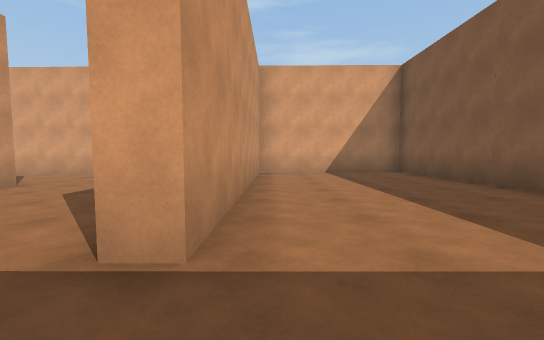
[1] (above)

16 first-person views from a walk through a Unity game level. The camera is 1.2 m above the floor, tilts 4° down and sees 90° across. The floor is counted in squares, 2 m on a side. Each view is taken from the middle of a square. On the plan, view 1 faces up. The plan holds only what a view shows up to about 9 squares ahead; the rest is blank. The place goes on beyond the plan. The player character is not drawn.

[2]
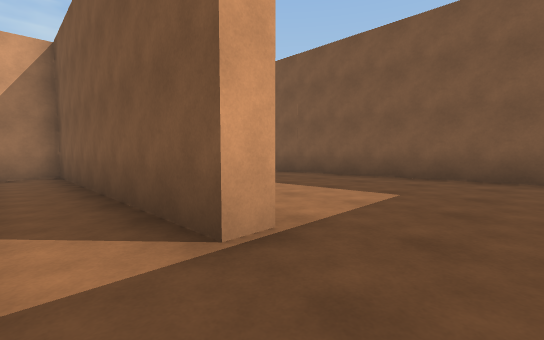

[3]
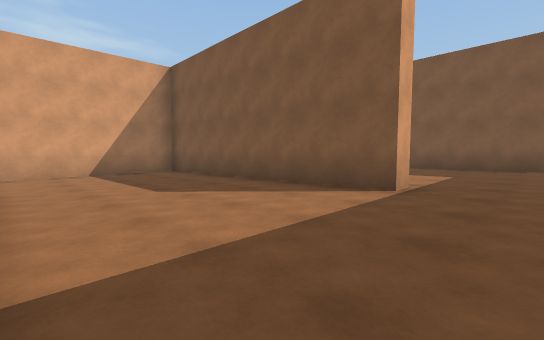

[4]
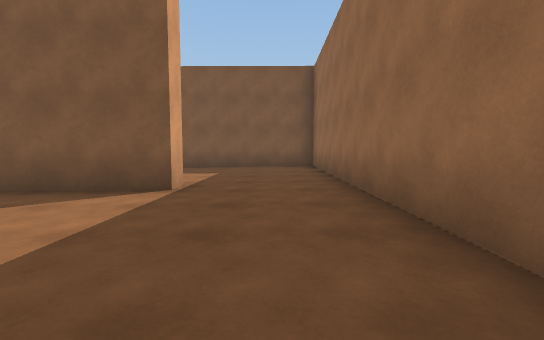

[5]
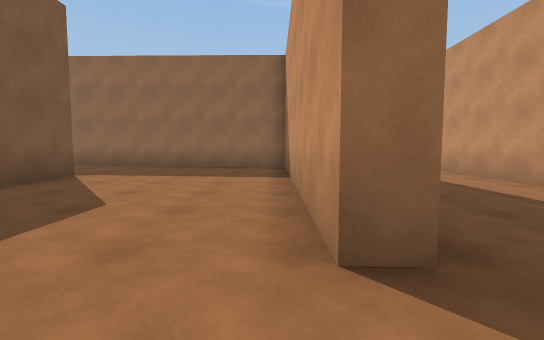

[6]
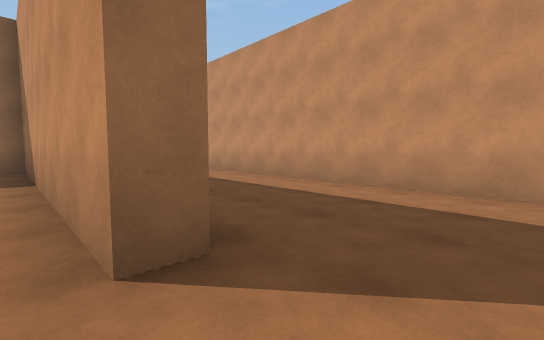

[7]
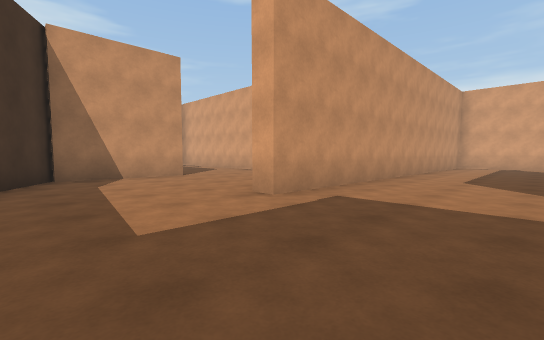

[8]
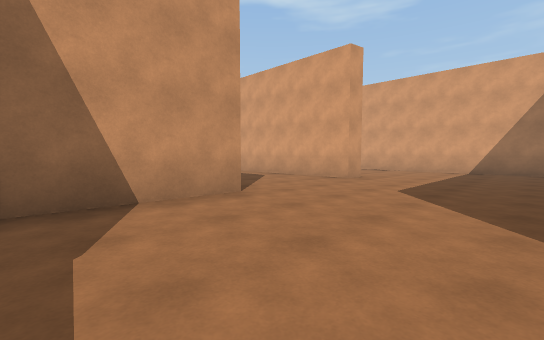

[9]
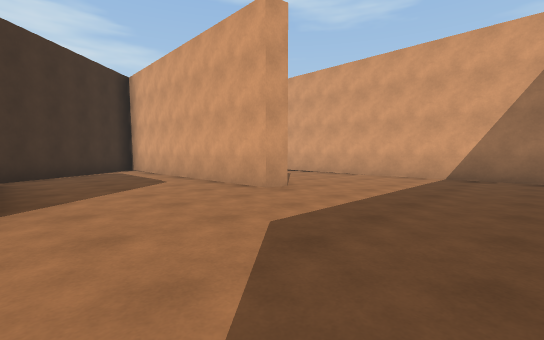

[10]
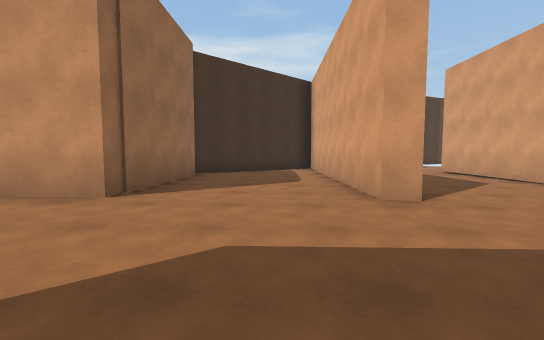

[11]
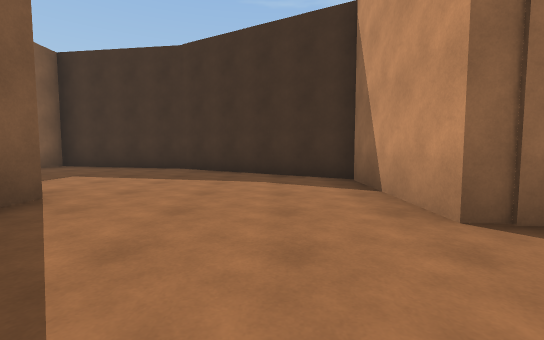

[12]
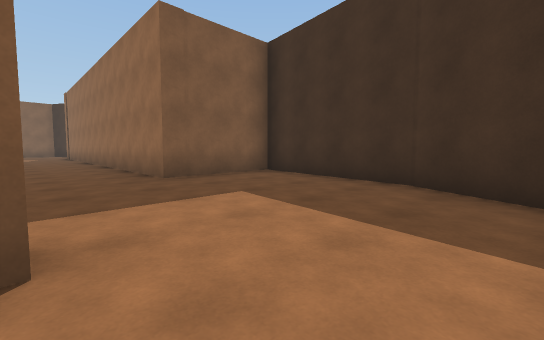

[13]
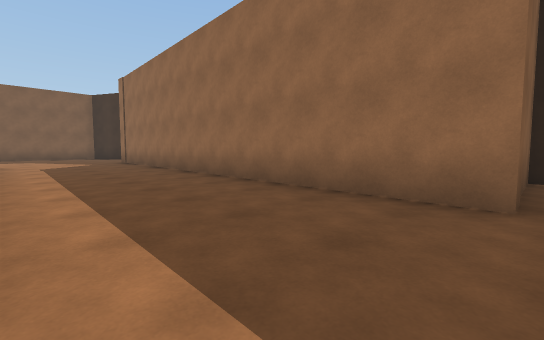

[14]
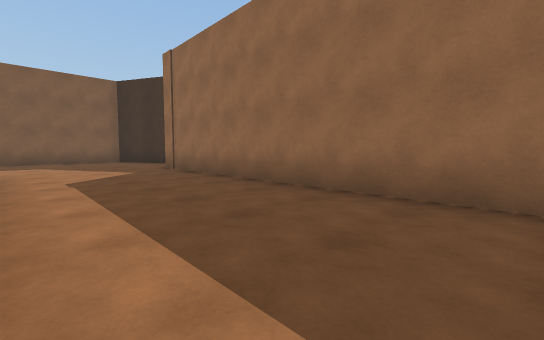

[15]
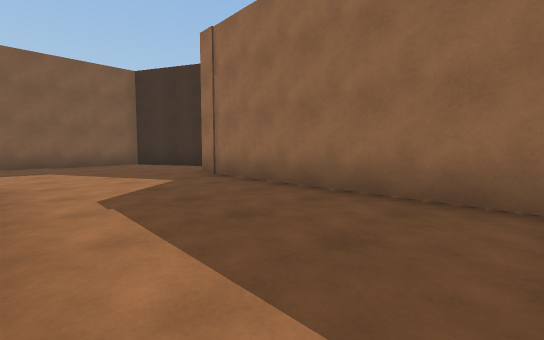

[16]
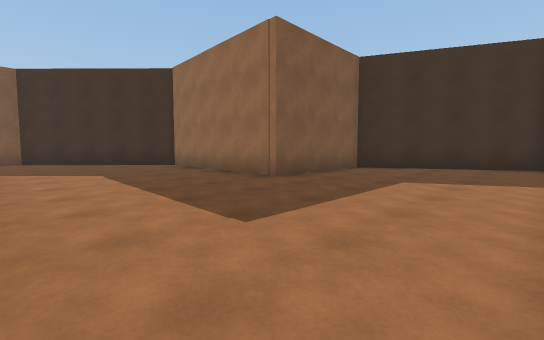

### Floor plan
Key: @ floor where view 1 was taken; # wall or solid block; . main floor; : floor 0.25 m higher than the main floor; - floor 0.25 m lower than the main floor; + floor 0.5 m higher than the main floor.
Columns run from 20 left of view 1 to 18 right of it. Each row starts with its distance up from view 1.
  9             #############
  8              ......#....#
  7           #........#...:#
  6 ###########........#.:::#
  5 --------..#...#....#::::#
  4   ----....#...#....#::::#
  3    --.....#...#...:#::::#
  2 ######....#...#..::#::::#::::+++++++++#
  1 ---.......#...#:::::::::#:::+++++++++##
  0 --........#...#:::::@:::#::+++++++++##
 -1 #.........#..:###########:+++++++++##
 -2 #####.....#.::::::::::::+++++#######
 -3     ##....#::::::::::::++++++#
 -4      #...:::::::::::::+++++++#
 -5      #..:::::::::::::++++++++#
 -6      ###::::::###########+++##
 -7        ##:::::#          +###
 -8         #######          ##

Where each view was taken, in squares from view 1:
view 1: 0 up, 0 right, facing up
view 2: 0 up, 2 left, facing up-right
view 3: 0 up, 5 left, facing up-right
view 4: 0 up, 5 left, facing right
view 5: 7 up, 5 left, facing down
view 6: 7 up, 5 left, facing down-left
view 7: 6 down, 7 left, facing up-left
view 8: 5 down, 11 left, facing up-left
view 9: 2 down, 11 left, facing up-left
view 10: 0 up, 11 left, facing left
view 11: 0 up, 13 left, facing down
view 12: 3 down, 12 left, facing down-right
view 13: 2 down, 7 left, facing down-right
view 14: 2 down, 3 left, facing down-right
view 15: 2 down, 1 left, facing down-right
view 16: 2 up, 5 right, facing down-right
